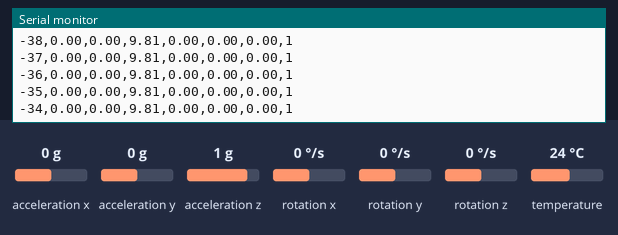
The sketch below on a simulated ESP8266 (NodeMCU). On the bench: the last lines printed to the serial monitor. Inputs (shaded band) come from the test bench; at power-on: acceleration x 0 g, acceleration y 0 g, acceleration z 1 g, rotation x 0 °/s, rotation y 0 °/s, rotation z 0 °/s, temperature 24 °C.

Above: at 1.2 s.
1.3 s: acceleration x set to -1.4 g
At 1.35 s:
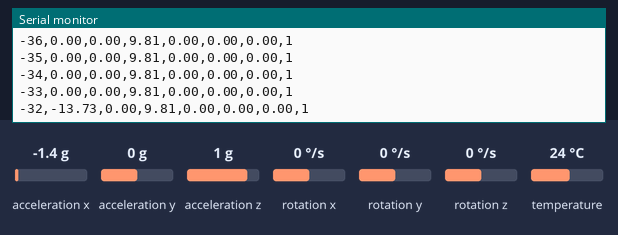
2.8 s: acceleration y set to -1.4 g
At 2.89 s:
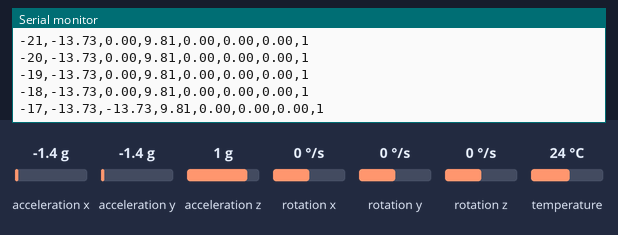
4.3 s: acceleration z set to -1.4 g
At 4.32 s:
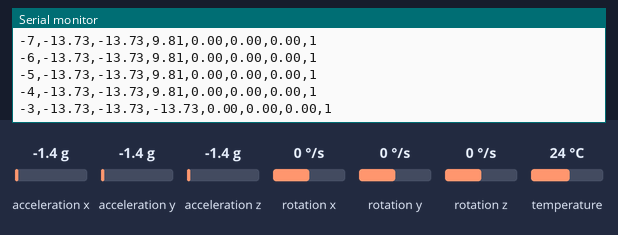
5.8 s: rotation x set to -192 °/s
At 5.86 s:
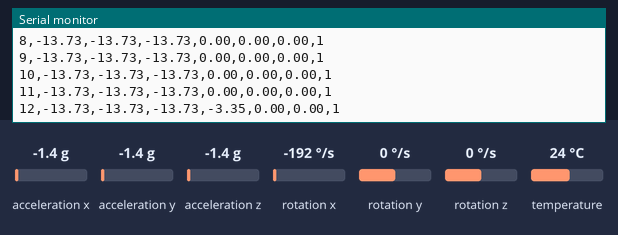
7.3 s: rotation y set to -192 °/s
At 7.4 s:
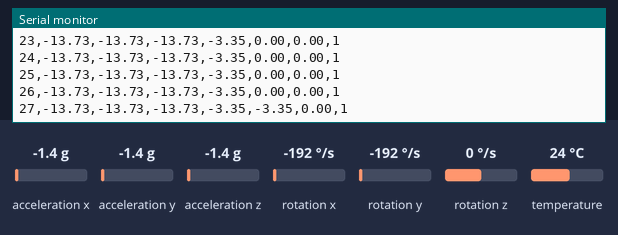
Timing chart, 0 to 9.8 s (numbered marks = the images above; inputs shaded):
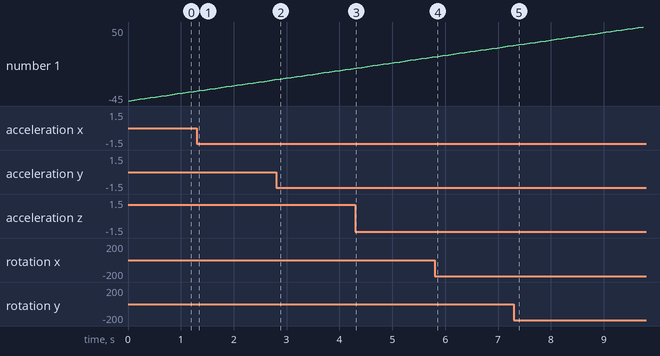

Measured:
- after the input at 1.3 s, the serial monitor: prints a new line after 0.05 s (image 1)
- after the input at 2.8 s, the serial monitor: prints a new line after 0.08 s (image 2)
- after the input at 4.3 s, the serial monitor: prints a new line at once (image 3)
- after the input at 5.8 s, the serial monitor: prints a new line after 0.06 s (image 4)
- after the input at 7.3 s, the serial monitor: prints a new line after 0.09 s (image 5)

The sketch:

Data_collection_final.ino
```cpp
#include <Adafruit_MPU6050.h>
#include <Adafruit_Sensor.h>
#include <Wire.h>
// above mentoned are the libraries needed for data collection
Adafruit_MPU6050 mpu; // an instance of mpu6050 sensor

unsigned long startTime;
int sampleRate = 100;
int duration = 60000;
bool isRunning = true;
int i = 0;
// above mentioned all global variables in millisecond
void setup() {
  Serial.begin(115200);
  Wire.begin(D2, D1);  // SDA = D2, SCL = D1
  delay(10);
  /*
    Serial.begin(115200);: Starts serial communication at 115200 baud for quick data transfer.
Wire.begin(D2, D1);: Sets up I2C communication on NodeMCU pins D2 (SDA) and D1 (SCL).
delay(10);: A short delay to allow for setup completion
  */
  /* The baud rate is the speed at which data is transmitted over a communication channel, such as a serial connection between a microcontroller (like an Arduino or NodeMCU) and a computer.
  It's measured in bits per second (bps) and indicates how many bits of data are sent or received per second*/

  Serial.println("Initializing MPU6050...");

  if (!mpu.begin()) {
    Serial.println("Failed to find MPU6050 chip");
    while (1);
  }
  Serial.println("MPU6050 Found!");

  mpu.setAccelerometerRange(MPU6050_RANGE_8_G);
  mpu.setGyroRange(MPU6050_RANGE_500_DEG);
  mpu.setFilterBandwidth(MPU6050_BAND_5_HZ);
 /*
   setAccelerometerRange(MPU6050_RANGE_8_G);: Sets the accelerometer sensitivity to ±8g.
setGyroRange(MPU6050_RANGE_500_DEG);: Sets the gyroscope sensitivity to ±500 degrees per second.
setFilterBandwidth(MPU6050_BAND_5_HZ);: Sets a low-pass filter to reduce noise
  */
  // these are all some of the parameters defined in order to move forward for predictions
  Serial.println("ax,ay,az,gx,gy,gz,temperature");

  startTime = millis(); //startTime = millis();: Records the current time as the starting point for data collection.
}

void loop() {
  if (!isRunning) {
    return;
  }

  if (millis() - startTime >= duration) { // calculates the elapsed time
    Serial.println("Data collection complete.");
    isRunning = false;
    return;
  }

  sensors_event_t a, g, temp;
  mpu.getEvent(&a, &g, &temp);
  // mpu.getEvent(&a, &g, &temp);: Fetches data from the sensor and stores it in the variables.

  Serial.print(i-45); Serial.print(",");
  Serial.print(a.acceleration.x); Serial.print(",");
  Serial.print(a.acceleration.y); Serial.print(",");
  Serial.print(a.acceleration.z); Serial.print(",");
  Serial.print(g.gyro.x); Serial.print(",");
  Serial.print(g.gyro.y); Serial.print(",");
  Serial.print(g.gyro.z); Serial.print(",");
  Serial.println("1");
  i=i+1;
  // above code is for printing

  delay(sampleRate); //  waits for 100ms delay between each data input taken
}
```
